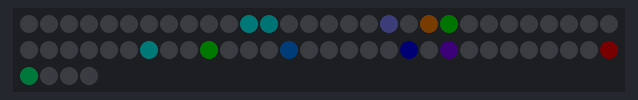
Simulated run of this sketch. Board: Arduino Uno, built with avr-gcc and run on an emulated ATmega328P. Parts: 64 RGB LEDs in strip order, left to right, continuing on the next row. Dim RGB values are drawn brighter than linear; random numbers use the default seed unless the sketch sets one.

Above: at 1.05 s.
At 5.88 s:
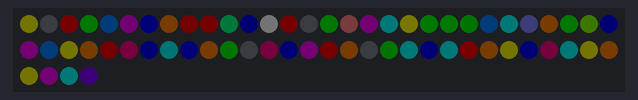
At 10.71 s:
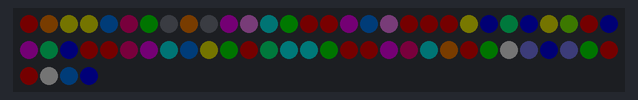
At 20.48 s:
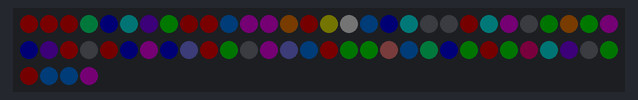
At 30.15 s:
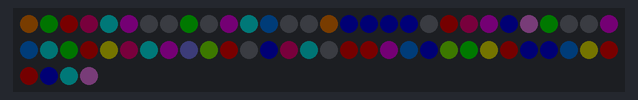
At 39.93 s:
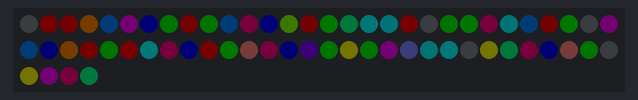

The sketch:

rgb-led-matrix.ino
```cpp
// led-stripe-demo

#include <FastLED.h>

#define LED_PIN     12
#define NUM_LEDS    64
#define BRIGHTNESS  24
#define LED_TYPE    WS2812

#define COLOR_ORDER GRB
CRGB leds[NUM_LEDS];

#define UPDATES_PER_SECOND 10


CRGBPalette16 currentPalette;
TBlendType    currentBlending;


void setup() {
    delay( 1000 ); // power-up safety delay
    Serial.begin(115200);
    FastLED.addLeds<LED_TYPE, LED_PIN, COLOR_ORDER>(leds, NUM_LEDS).setCorrection( TypicalLEDStrip );
    FastLED.setBrightness(BRIGHTNESS);
}


void loop()
{
    for( int i = 0; i < NUM_LEDS/4; i++) {
        leds[random8()&(NUM_LEDS-1)].setRGB(random8()&(BRIGHTNESS-1), random8()&(BRIGHTNESS-1), random8()&(BRIGHTNESS-1));
    }
    FastLED.show();
    FastLED.delay(1000 / UPDATES_PER_SECOND);
}

// EOF
```
